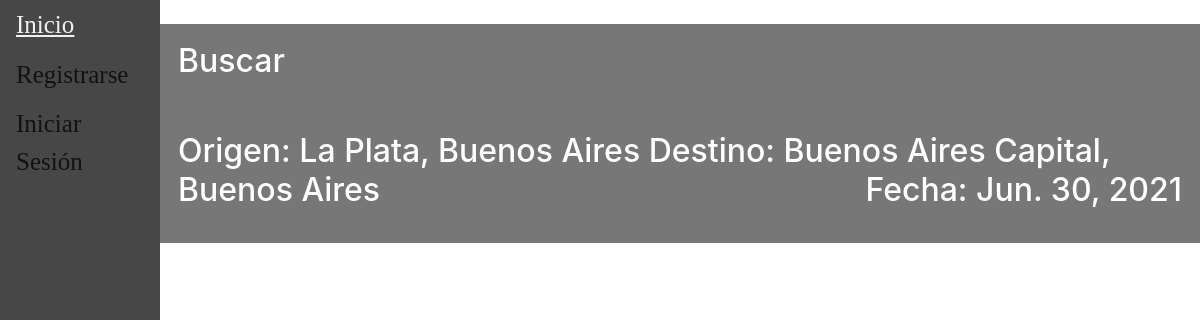
The app's page /, older data.
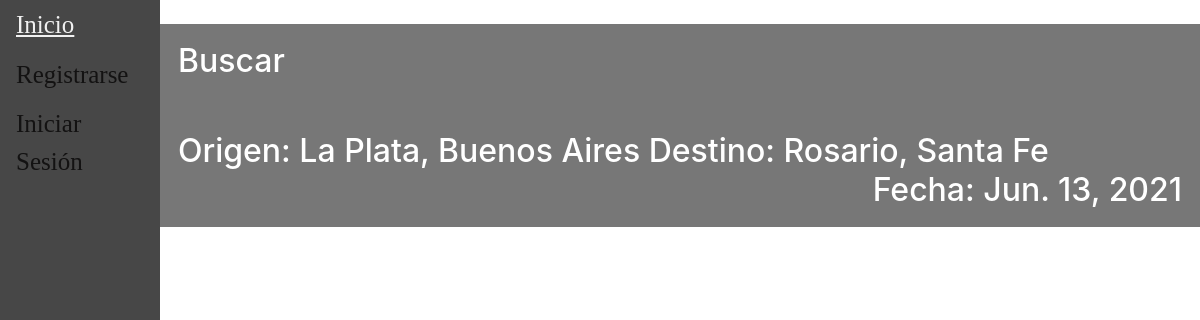
The same page, newer data.
### main/models.py (models this page shows, shortened)
class Viaje(models.Model):
    descripcion = models.CharField(max_length=100)
    fecha = models.DateField(validators=[MinValueValidator(datetime.date.today())])
    hora = models.TimeField(default=None)
    ruta =  models.ForeignKey(Ruta, default=None, on_delete=models.CASCADE)
    chofer = models.ForeignKey(Chofer, default=None, on_delete=models.CASCADE)
    combi =  models.ForeignKey(Combi, default=None, on_delete=models.CASCADE)
    precio = models.DecimalField(default=None, max_digits=10, decimal_places=2, validators=[MinValueValidator(0)])
    insumo = models.ManyToManyField(Insumo,blank=True)
    pasajeros = models.ManyToManyField(Pasajero, blank=True)
    class Meta:
        unique_together = ('chofer', 'fecha','hora', 'ruta',)

class Ruta(models.Model):
    origen = models.ForeignKey(Lugar, default=None, on_delete=models.CASCADE, related_name='origen')
    destino = models.ForeignKey(Lugar, default=None, on_delete=models.CASCADE, related_name='destino')
    class Meta:
        unique_together = ('origen', 'destino')
    def __str__(self):
        return str(self.origen)+" - "+str(self.destino)

class Lugar(models.Model):
    localidad = models.CharField(max_length=150)
    provincia = models.CharField(max_length=100)
    class Meta:
        unique_together = ('localidad', 'provincia',)
    def __str__(self):
        return (self.localidad+", "+self.provincia)

### main/views.py (the view)
# urls.py: 2. Add a URL to urlpatterns:  path('', views.home, name='home')
def home(request):
	viajes = Viaje.objects.all().filter(combi__capacidad__gt=0)
	filter = ProductFilter(request.GET, queryset = viajes)
	if request is not None:
		viajes = filter.qs
	return render(request, "main/home.html", {"listaViaje":viajes, 'filter' : filter})

### main/templates/main/home.html (shortened to what this page needs)
{% extends 'main/base.html' %}
{% block content %}
        <button type="button"  class="viajeCollapse">
          <h2><p style="text-align:left"> Buscar </p></h2>
        </button>
        {%for viaje in listaViaje %}
            <button type="button"  class="viajeCollapse">
                <h2><p style="text-align:left"> Origen: {{viaje.ruta.origen}} Destino: {{viaje.ruta.destino}}
                  <span style="float:right">Fecha: {{viaje.fecha}}</span></p></h2>
            </button>
        {% empty %}
          <p>No se encontro ningun viaje.</p>
        {% endfor %}
{% endblock content %}

Row changes from the older to the newer data that the page shows:
changed Viaje "La Plata, Buenos Aires": ruta.destino "Buenos Aires Capital, Buenos Aires" → "Rosario, Santa Fe"; fecha "Jun. 30, 2021" → "Jun. 13, 2021"
